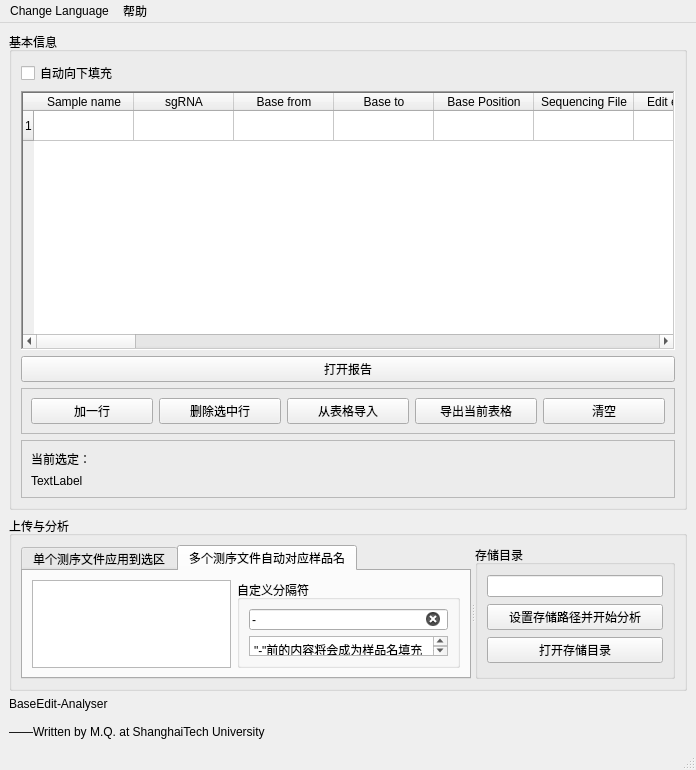
<?xml version="1.0" encoding="UTF-8"?>
<ui version="4.0">
 <class>MainWindow</class>
 <widget class="QMainWindow" name="MainWindow">
  <property name="geometry">
   <rect>
    <x>0</x>
    <y>0</y>
    <width>696</width>
    <height>770</height>
   </rect>
  </property>
  <property name="windowTitle">
   <string>BEAR - BaseEdit Analyzer  </string>
  </property>
  <widget class="QWidget" name="centralwidget">
   <layout class="QVBoxLayout" name="verticalLayout_4">
    <item>
     <widget class="QGroupBox" name="groupBox">
      <property name="inputMethodHints">
       <set>Qt::ImhPreferNumbers</set>
      </property>
      <property name="title">
       <string>基本信息</string>
      </property>
      <property name="flat">
       <bool>false</bool>
      </property>
      <layout class="QVBoxLayout" name="verticalLayout">
       <item>
        <widget class="QCheckBox" name="checkBox_auto_fill_col">
         <property name="text">
          <string>自动向下填充</string>
         </property>
        </widget>
       </item>
       <item>
        <widget class="QTableWidget" name="tableWidget">
         <property name="sizePolicy">
          <sizepolicy hsizetype="Expanding" vsizetype="Expanding">
           <horstretch>0</horstretch>
           <verstretch>0</verstretch>
          </sizepolicy>
         </property>
         <property name="autoFillBackground">
          <bool>false</bool>
         </property>
         <property name="frameShape">
          <enum>QFrame::WinPanel</enum>
         </property>
         <property name="frameShadow">
          <enum>QFrame::Sunken</enum>
         </property>
         <property name="verticalScrollBarPolicy">
          <enum>Qt::ScrollBarAsNeeded</enum>
         </property>
         <property name="sizeAdjustPolicy">
          <enum>QAbstractScrollArea::AdjustToContents</enum>
         </property>
         <property name="editTriggers">
          <set>QAbstractItemView::AnyKeyPressed|QAbstractItemView::DoubleClicked|QAbstractItemView::EditKeyPressed|QAbstractItemView::SelectedClicked</set>
         </property>
         <property name="alternatingRowColors">
          <bool>true</bool>
         </property>
         <property name="selectionBehavior">
          <enum>QAbstractItemView::SelectItems</enum>
         </property>
         <property name="gridStyle">
          <enum>Qt::SolidLine</enum>
         </property>
         <attribute name="horizontalHeaderCascadingSectionResizes">
          <bool>false</bool>
         </attribute>
         <row>
          <property name="text">
           <string>1</string>
          </property>
         </row>
         <column>
          <property name="text">
           <string>Sample name</string>
          </property>
         </column>
         <column>
          <property name="text">
           <string>sgRNA</string>
          </property>
         </column>
         <column>
          <property name="text">
           <string>Base from</string>
          </property>
         </column>
         <column>
          <property name="text">
           <string>Base to</string>
          </property>
         </column>
         <column>
          <property name="text">
           <string>Base Position</string>
          </property>
         </column>
         <column>
          <property name="text">
           <string>Sequencing File</string>
          </property>
         </column>
         <column>
          <property name="text">
           <string>Edit efficiency</string>
          </property>
         </column>
         <column>
          <property name="text">
           <string>Efficiency around sgRNA</string>
          </property>
         </column>
         <column>
          <property name="text">
           <string>-5</string>
          </property>
         </column>
         <column>
          <property name="text">
           <string>-4</string>
          </property>
         </column>
         <column>
          <property name="text">
           <string>-3</string>
          </property>
         </column>
         <column>
          <property name="text">
           <string>-1</string>
          </property>
         </column>
         <column>
          <property name="text">
           <string>1</string>
          </property>
         </column>
         <column>
          <property name="text">
           <string>2</string>
          </property>
         </column>
         <column>
          <property name="text">
           <string>3</string>
          </property>
         </column>
         <column>
          <property name="text">
           <string>4</string>
          </property>
         </column>
         <column>
          <property name="text">
           <string>5</string>
          </property>
         </column>
         <column>
          <property name="text">
           <string>6</string>
          </property>
         </column>
         <column>
          <property name="text">
           <string>7</string>
          </property>
         </column>
         <column>
          <property name="text">
           <string>8</string>
          </property>
         </column>
         <column>
          <property name="text">
           <string>9</string>
          </property>
         </column>
         <column>
          <property name="text">
           <string>10</string>
          </property>
         </column>
         <column>
          <property name="text">
           <string>11</string>
          </property>
         </column>
         <column>
          <property name="text">
           <string>12</string>
          </property>
         </column>
         <column>
          <property name="text">
           <string>13</string>
          </property>
         </column>
         <column>
          <property name="text">
           <string>14</string>
          </property>
         </column>
         <column>
          <property name="text">
           <string>15</string>
          </property>
         </column>
         <column>
          <property name="text">
           <string>16</string>
          </property>
         </column>
         <column>
          <property name="text">
           <string>17</string>
          </property>
         </column>
         <column>
          <property name="text">
           <string>18</string>
          </property>
         </column>
         <column>
          <property name="text">
           <string>19</string>
          </property>
         </column>
         <column>
          <property name="text">
           <string>20</string>
          </property>
         </column>
         <column>
          <property name="text">
           <string>21</string>
          </property>
         </column>
         <column>
          <property name="text">
           <string>22</string>
          </property>
         </column>
         <column>
          <property name="text">
           <string>23</string>
          </property>
         </column>
         <column>
          <property name="text">
           <string>24</string>
          </property>
         </column>
         <column>
          <property name="text">
           <string>26</string>
          </property>
         </column>
         <column>
          <property name="text">
           <string>Report</string>
          </property>
         </column>
         <item row="0" column="0">
          <property name="text">
           <string/>
          </property>
         </item>
        </widget>
       </item>
       <item>
        <widget class="QPushButton" name="pushButton_open_report">
         <property name="text">
          <string>打开报告</string>
         </property>
        </widget>
       </item>
       <item>
        <widget class="QFrame" name="frame">
         <property name="frameShape">
          <enum>QFrame::StyledPanel</enum>
         </property>
         <property name="frameShadow">
          <enum>QFrame::Raised</enum>
         </property>
         <layout class="QHBoxLayout" name="horizontalLayout">
          <item>
           <widget class="QPushButton" name="pushButton_add_line">
            <property name="text">
             <string>加一行</string>
            </property>
           </widget>
          </item>
          <item>
           <widget class="QPushButton" name="pushButton_del_lines">
            <property name="text">
             <string>删除选中行</string>
            </property>
           </widget>
          </item>
          <item>
           <widget class="QPushButton" name="pushButton_import_from_sheet">
            <property name="text">
             <string>从表格导入</string>
            </property>
           </widget>
          </item>
          <item>
           <widget class="QPushButton" name="pushButton_export_sheet">
            <property name="text">
             <string>导出当前表格</string>
            </property>
           </widget>
          </item>
          <item>
           <widget class="QPushButton" name="pushButton_clear_table">
            <property name="text">
             <string>清空</string>
            </property>
           </widget>
          </item>
         </layout>
        </widget>
       </item>
       <item>
        <widget class="QFrame" name="frame_2">
         <property name="frameShape">
          <enum>QFrame::StyledPanel</enum>
         </property>
         <property name="frameShadow">
          <enum>QFrame::Raised</enum>
         </property>
         <layout class="QVBoxLayout" name="verticalLayout_2">
          <item>
           <widget class="QLabel" name="label">
            <property name="text">
             <string>当前选定：</string>
            </property>
           </widget>
          </item>
          <item>
           <widget class="QLabel" name="label_selection">
            <property name="text">
             <string>TextLabel</string>
            </property>
           </widget>
          </item>
         </layout>
        </widget>
       </item>
      </layout>
     </widget>
    </item>
    <item>
     <widget class="QGroupBox" name="groupBox_5">
      <property name="maximumSize">
       <size>
        <width>16777215</width>
        <height>175</height>
       </size>
      </property>
      <property name="title">
       <string>上传与分析</string>
      </property>
      <layout class="QHBoxLayout" name="horizontalLayout_3">
       <item>
        <widget class="QSplitter" name="splitter">
         <property name="orientation">
          <enum>Qt::Horizontal</enum>
         </property>
         <widget class="QTabWidget" name="tabWidget">
          <property name="currentIndex">
           <number>1</number>
          </property>
          <widget class="QWidget" name="tab">
           <attribute name="title">
            <string>单个测序文件应用到选区</string>
           </attribute>
           <layout class="QHBoxLayout" name="horizontalLayout_2">
            <item>
             <widget class="PlainTextEdit" name="plainTextEdit_sanger_rec"/>
            </item>
           </layout>
          </widget>
          <widget class="QWidget" name="tab_2">
           <attribute name="title">
            <string>多个测序文件自动对应样品名</string>
           </attribute>
           <layout class="QHBoxLayout" name="horizontalLayout_4">
            <item>
             <widget class="PlainTextEdit" name="plainTextEdit_sanger_rec_auto"/>
            </item>
            <item>
             <widget class="QGroupBox" name="groupBox_2">
              <property name="maximumSize">
               <size>
                <width>300</width>
                <height>16777215</height>
               </size>
              </property>
              <property name="title">
               <string>自定义分隔符</string>
              </property>
              <layout class="QVBoxLayout" name="verticalLayout_5">
               <item>
                <widget class="QLineEdit" name="lineEdit_separator">
                 <property name="text">
                  <string>-</string>
                 </property>
                 <property name="clearButtonEnabled">
                  <bool>true</bool>
                 </property>
                </widget>
               </item>
               <item>
                <widget class="QTextBrowser" name="textBrowser">
                 <property name="minimumSize">
                  <size>
                   <width>0</width>
                   <height>0</height>
                  </size>
                 </property>
                 <property name="html">
                  <string>&lt;!DOCTYPE HTML PUBLIC &quot;-//W3C//DTD HTML 4.0//EN&quot; &quot;http://www.w3.org/TR/REC-html40/strict.dtd&quot;&gt;
&lt;html&gt;&lt;head&gt;&lt;meta name=&quot;qrichtext&quot; content=&quot;1&quot; /&gt;&lt;style type=&quot;text/css&quot;&gt;
p, li { white-space: pre-wrap; }
&lt;/style&gt;&lt;/head&gt;&lt;body style=&quot; font-family:'SimSun'; font-size:9pt; font-weight:400; font-style:normal;&quot;&gt;
&lt;p style=&quot; margin-top:0px; margin-bottom:0px; margin-left:0px; margin-right:0px; -qt-block-indent:0; text-indent:0px;&quot;&gt;&amp;quot;-&amp;quot;前的内容将会成为样品名填充到对应行，或者填充到新行。&lt;/p&gt;&lt;/body&gt;&lt;/html&gt;</string>
                 </property>
                </widget>
               </item>
              </layout>
             </widget>
            </item>
           </layout>
          </widget>
         </widget>
         <widget class="QGroupBox" name="groupBox_6">
          <property name="sizePolicy">
           <sizepolicy hsizetype="Expanding" vsizetype="Preferred">
            <horstretch>0</horstretch>
            <verstretch>0</verstretch>
           </sizepolicy>
          </property>
          <property name="minimumSize">
           <size>
            <width>200</width>
            <height>0</height>
           </size>
          </property>
          <property name="title">
           <string>存储目录</string>
          </property>
          <layout class="QVBoxLayout" name="verticalLayout_3">
           <item>
            <widget class="QLineEdit" name="lineEdit_path"/>
           </item>
           <item>
            <widget class="QPushButton" name="pushButton_start">
             <property name="text">
              <string>设置存储路径并开始分析</string>
             </property>
            </widget>
           </item>
           <item>
            <widget class="QPushButton" name="pushButton_open_folder">
             <property name="text">
              <string>打开存储目录</string>
             </property>
            </widget>
           </item>
          </layout>
         </widget>
        </widget>
       </item>
      </layout>
     </widget>
    </item>
    <item>
     <widget class="QLabel" name="label_lyric">
      <property name="text">
       <string>BaseEdit-Analyser

——Written by M.Q. at ShanghaiTech University</string>
      </property>
     </widget>
    </item>
   </layout>
  </widget>
  <widget class="QMenuBar" name="menubar">
   <property name="geometry">
    <rect>
     <x>0</x>
     <y>0</y>
     <width>696</width>
     <height>22</height>
    </rect>
   </property>
   <widget class="QMenu" name="menuTo_English">
    <property name="title">
     <string>Change Language</string>
    </property>
    <addaction name="actionEnglish"/>
   </widget>
   <widget class="QMenu" name="menuAbout">
    <property name="title">
     <string>帮助</string>
    </property>
    <addaction name="action"/>
    <addaction name="action_2"/>
   </widget>
   <addaction name="menuTo_English"/>
   <addaction name="menuAbout"/>
  </widget>
  <widget class="QStatusBar" name="statusbar"/>
  <action name="actionEnglish">
   <property name="text">
    <string>load translation file</string>
   </property>
  </action>
  <action name="actionChinese">
   <property name="text">
    <string>Chinese</string>
   </property>
  </action>
  <action name="action">
   <property name="text">
    <string>说明</string>
   </property>
  </action>
  <action name="action_2">
   <property name="text">
    <string>视频教程</string>
   </property>
  </action>
 </widget>
 <customwidgets>
  <customwidget>
   <class>PlainTextEdit</class>
   <extends>QPlainTextEdit</extends>
   <header location="global">plaintextedit</header>
  </customwidget>
 </customwidgets>
 <resources/>
 <connections/>
</ui>
